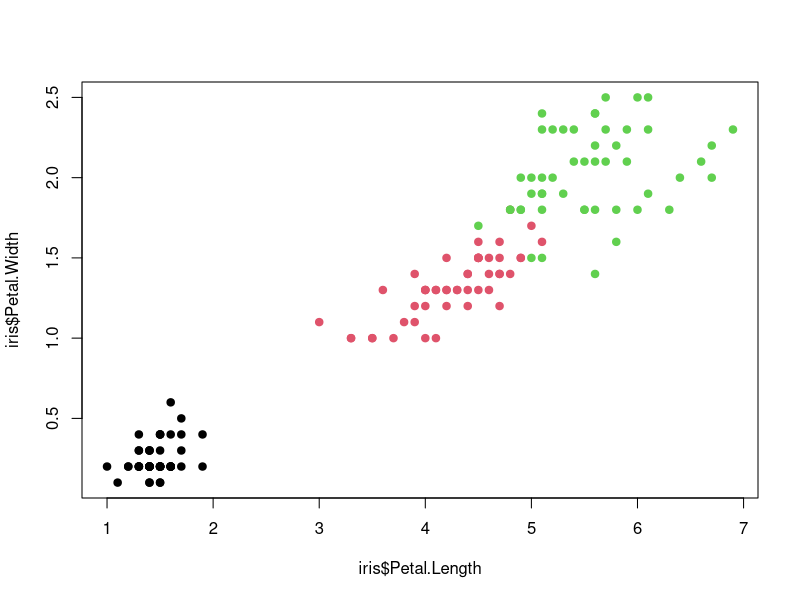

R code for this plot: (Note: this script raises an error after producing the figure.)
plot(iris$Petal.Length, iris$Petal.Width, type="n")
points(iris$Petal.Length, iris$Petal.Width, pch=19, col=iris$Species)


# cc (column classes) is a vector of classes; replace findClass with replaceClass
# parseClasses <- function(colClasses, findClass, replaceClass) {
#     classes <- NULL
#     
#     for(i in 1:length(cc)) {
#         # cc is a char vect; each element contains a variable name & class, separated by \r\n              
#         tc <- unlist(strsplit(cc[[i]], "\r\n"))
#         
#         if (tc == findClass)
#             tc <- replaceClass
#         
#         classes <- c(classes, tc)
#     }
#     
#     classes
# }

# example using parseClasses
# read in 1st 100 rows
initial <- read.csv("data/family.csv", nrows = 100)
# apply class() to the initial 100 rows
colClasses <- sapply(initial, class)
newColClasses <- parseClasses(colClasses, 'factor', 'character')




